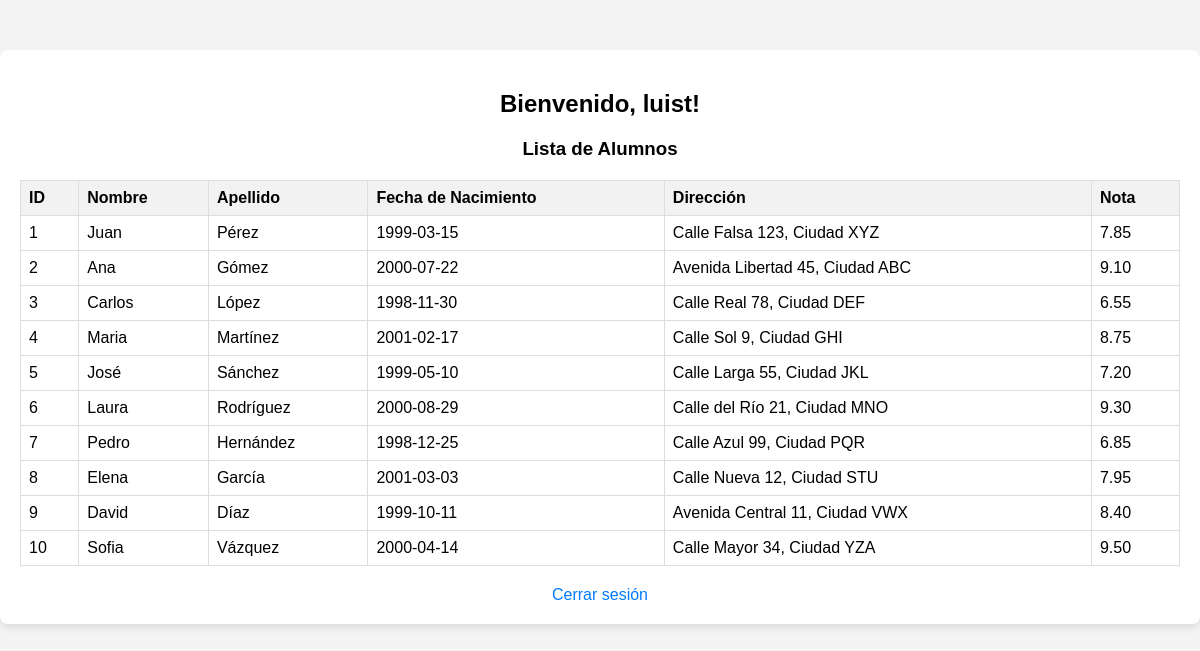
Page /alumnos.php (signed in) on the committed database.
### tables this page shows
CREATE TABLE alumnos (
    id INT AUTO_INCREMENT PRIMARY KEY,
    nombre VARCHAR(50),
    apellido VARCHAR(50),
    fecha_nacimiento DATE,
    direccion VARCHAR(100),
    nota DECIMAL(5,2)
);

### alumnos.php (the view, shortened to what this page needs)
<?php
require 'config.php';
$query = "SELECT * FROM alumnos";
$result = $conn->query($query);
?>
<!DOCTYPE html>
<html lang="es">
<head>
    <link rel="stylesheet" href="styles.css">
</head>
<body>
    <div class="container">
        <h2>Bienvenido, <?php echo $_SESSION['username']; ?>!</h2>
        <h3>Lista de Alumnos</h3>
        <table>
            <thead>
                <tr>
                    <th>ID</th>
                    <th>Nombre</th>
                    <th>Apellido</th>
                    <th>Fecha de Nacimiento</th>
                    <th>Dirección</th>
                    <th>Nota</th>
                </tr>
            </thead>
            <tbody>
                <?php while ($row = $result->fetch_assoc()) { ?>
                    <tr>
                        <td><?php echo $row['id']; ?></td>
                        <td><?php echo $row['nombre']; ?></td>
                        <td><?php echo $row['apellido']; ?></td>
                        <td><?php echo $row['fecha_nacimiento']; ?></td>
                        <td><?php echo $row['direccion']; ?></td>
                        <td><?php echo $row['nota']; ?></td>
                    </tr>
                <?php } ?>
            </tbody>
        </table>
        <a href="logout.php">Cerrar sesión</a>
    </div>
</body>
</html>

### styles.css (style rules this page uses)
body { font-family: Arial, sans-serif; margin: 0; padding: 0; background-color: #f4f4f4; }
.login-container, .container { width: auto; margin: 0 auto; padding: 20px; background-color: white; border-radius: 8px; box-shadow: 0 4px 8px rgba(0, 0, 0, 0.1); margin-top: 50px; }
h2, h3 { text-align: center; }
table { width: 100%; margin-top: 20px; border-collapse: collapse; }
th, td { border: 1px solid #ddd; padding: 8px; text-align: left; }
th { background-color: #f2f2f2; }
a { display: block; text-align: center; margin-top: 20px; color: #007BFF; text-decoration: none; }

### rows in the picture
alumnos: id "1", nombre "Juan", apellido "Pérez", fecha_nacimiento "1999-03-15", direccion "Calle Falsa 123, Ciudad XYZ", nota "7.85"
alumnos: id "2", nombre "Ana", apellido "Gómez", fecha_nacimiento "2000-07-22", direccion "Avenida Libertad 45, Ciudad ABC", nota "9.10"
alumnos: id "3", nombre "Carlos", apellido "López", fecha_nacimiento "1998-11-30", direccion "Calle Real 78, Ciudad DEF", nota "6.55"
alumnos: id "4", nombre "Maria", apellido "Martínez", fecha_nacimiento "2001-02-17", direccion "Calle Sol 9, Ciudad GHI", nota "8.75"
alumnos: id "5", nombre "José", apellido "Sánchez", fecha_nacimiento "1999-05-10", direccion "Calle Larga 55, Ciudad JKL", nota "7.20"
alumnos: id "6", nombre "Laura", apellido "Rodríguez", fecha_nacimiento "2000-08-29", direccion "Calle del Río 21, Ciudad MNO", nota "9.30"
alumnos: id "7", nombre "Pedro", apellido "Hernández", fecha_nacimiento "1998-12-25", direccion "Calle Azul 99, Ciudad PQR", nota "6.85"
alumnos: id "8", nombre "Elena", apellido "García", fecha_nacimiento "2001-03-03", direccion "Calle Nueva 12, Ciudad STU", nota "7.95"
alumnos: id "9", nombre "David", apellido "Díaz", fecha_nacimiento "1999-10-11", direccion "Avenida Central 11, Ciudad VWX", nota "8.40"
alumnos: id "10", nombre "Sofia", apellido "Vázquez", fecha_nacimiento "2000-04-14", direccion "Calle Mayor 34, Ciudad YZA", nota "9.50"

### other values in the picture
$_SESSION['username'] "luist"
